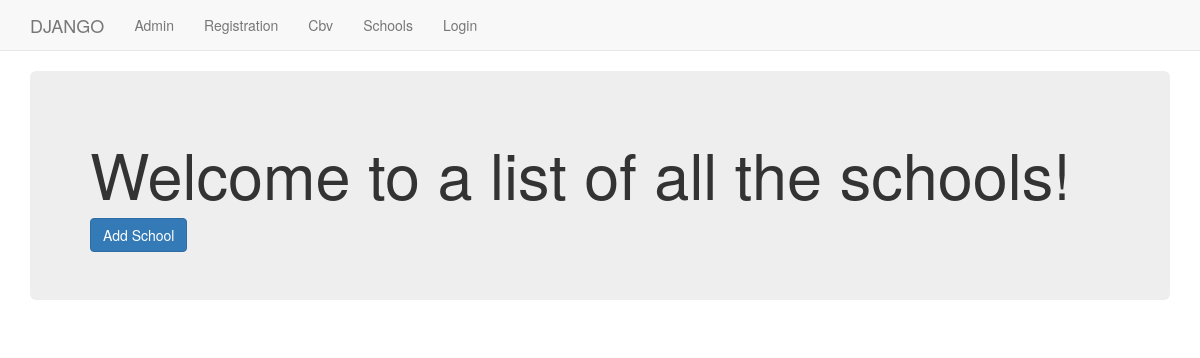
/basic_app/school/, run on an earlier commit of the app's database.
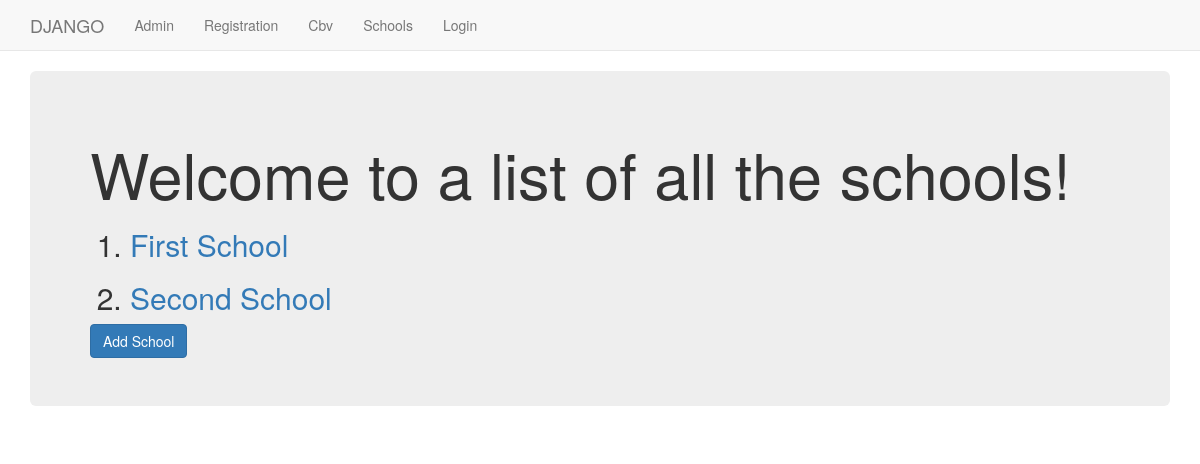
And on a later commit of the database.
### basic_app/models.py (models this page shows, shortened)
class School(models.Model):
    name = models.CharField(max_length = 256)
    principal = models.CharField(max_length = 100)
    location = models.CharField(max_length = 256)

### basic_app/views.py (the view)
# urls.py: path('school/', views.SchoolListView.as_view(), name='school_list'),
class SchoolListView(ListView):
    context_object_name = 'schools'
    model = models.School

### basic_app/templates/basic_app/school_list.html
{% extends 'basic_app/basic_app_base.html' %}
{% block body_block %}
<div class="jumbotron">
  <h1>Welcome to a list of all the schools!</h1>
    <ol>
      {% for school in schools %}
        <h2><li><a href="{{school.id}}">{{ school.name }}</a></li></h2>
      {% endfor %}
    </ol>
    <a class="btn btn-primary" href="{% url 'basic_app:create' %}">Add School</a>
</div>
{% endblock %}

What changed in the data, as far as the page shows it:
added School: name "First School"
added School: name "Second School"
